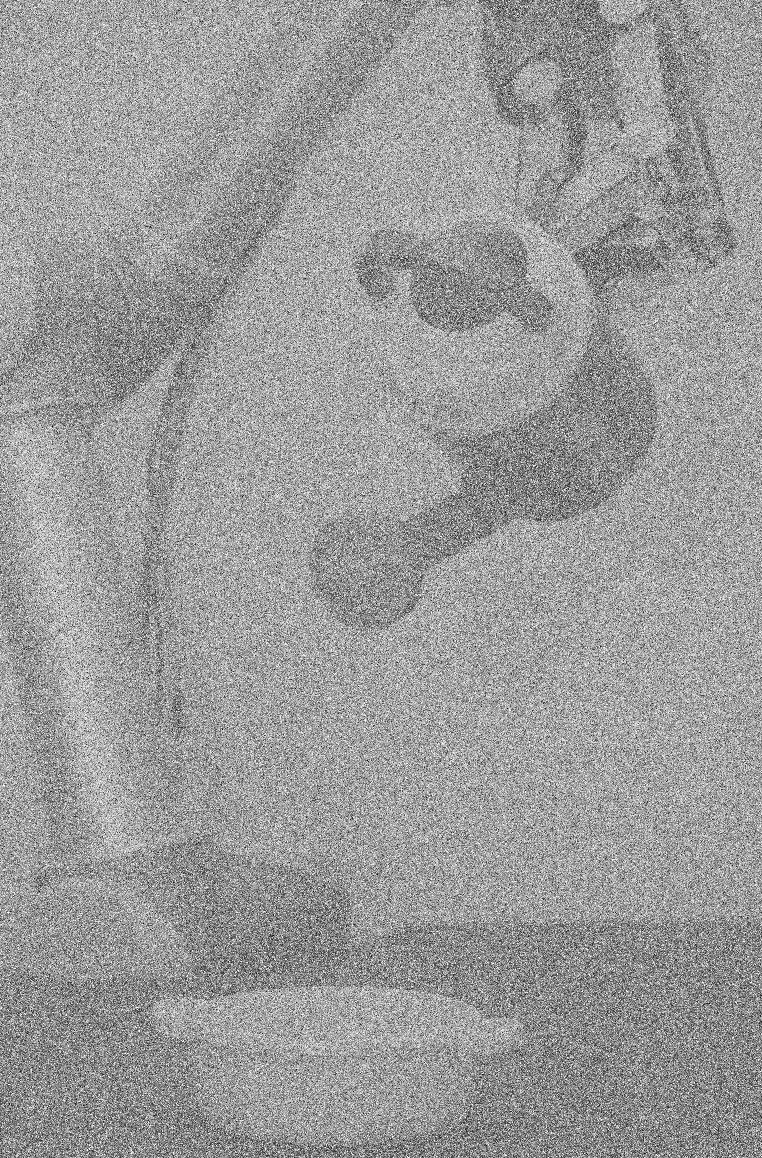
//> input picture images/Image2.png, 1524 x 2316 px (shown at 1/2 size)
$ ./main   (built with g++ and OpenCV 4)
//> lines starting //> are read from the running program, lines starting //| are printed output that depends on the picture; after the words box and inside, x2 and y2 are one past the last pixel; in counts of white or black regions, pixels touching at a corner belong together
#include <iostream>
#include <opencv2/core/core.hpp>
#include <opencv2/imgproc/imgproc.hpp>
#include <opencv2/core/mat.hpp>
#include <opencv2/highgui/highgui.hpp>
#include <opencv2/features2d/features2d.hpp>
#include <algorithm>
using namespace std;

cv::Mat histogram(const cv::Mat &img){
    /// Establish the number of bins
    int histSize = 256;

    /// Set the ranges
    float range[] = { 0, 256 } ;
    const float* histRange = { range };

    bool uniform = true; bool accumulate = false;

    cv::Mat hist;

    /// Compute the histograms:
    cv::calcHist( &img, 1, nullptr, cv::Mat(), hist, 1, &histSize, &histRange, uniform, accumulate );

    // Draw the histograms for B, G and R
    int hist_w = 512; int hist_h = 400;
    int bin_w = cvRound( (double) hist_w/histSize );

    cv::Mat histImage( hist_h, hist_w, CV_8UC1, cv::Scalar(0));

    /// Normalize the result to [ 0, histImage.rows ]
    cv::normalize(hist, hist, 0, histImage.rows, cv::NORM_MINMAX, -1, cv::Mat());

    /// Draw for each channel
    for( int i = 1; i < histSize; i++ )
    {
        line(
                histImage, cv::Point( bin_w*(i-1), hist_h - cvRound(hist.at<float>(i-1)) ) ,
                cv::Point( bin_w*(i), hist_h - cvRound(hist.at<float>(i)) ),
                cv::Scalar(255), 2, 8, 0
        );
    }

    return histImage;
}

cv::Mat medianMinMax(const cv::Mat &img, const int kernelSize, uchar min = 0, uchar max = 255){
    cv::Mat out(img.rows, img.cols, CV_8UC1, cv::Scalar(0));

    std::vector<uchar> vals(kernelSize * kernelSize);
    const int kernelArm = kernelSize / 2;
    for (int y = kernelArm; y < img.rows - kernelArm; y++){
        for (int x = kernelArm; x < img.cols - kernelArm; x++){
            int i = 0;
            for (int yy = y - kernelArm; yy < y + kernelArm; yy++){
                for (int xx = x - kernelArm; xx < x + kernelArm; xx++){
                    uchar val = img.at<uchar>(yy, xx);
                    if (min <= val && val <= max) {
                        vals[i++] = val;
                    }
                }
            }
            std::sort(vals.begin(), vals.begin() + i);
            out.at<uchar>(y, x) = vals[i / 2];
        }
    }

    return out;
}

cv::Mat intensityTransformation(const cv::Mat &img, const int intensity)
{
    uchar* imgPt = img.data;
    for (int r = 0; r < img.rows; r++)
        for (int c = 0; c < img.cols; c++)
            imgPt[(r*img.cols+c)] = imgPt[(r*img.cols+c)] + intensity;

    return img;
}

cv::Mat removeBorder(const cv::Mat &img, int border)
{
    int offset_x = border;
    int offset_y = border;
    cout << offset_x << " " << offset_y << endl;

    cv::Rect roi;
    roi.x = offset_x;
    roi.y = offset_y;

    roi.width = img.size().width - (offset_x*2);
    roi.height = img.size().height - (offset_y*2);

    /* Crop the original image to the defined ROI */

    cv::Mat crop(cv::Size(img.cols - border, img.rows - border), CV_8UC1, cv::Scalar(0));
    crop = img(roi);
    return crop;
}

// [25 lines of commented-out code are left out]
int main()
{
    // Load image file
    std::string filepath = "Images/ImagesForStudents/Image2.png";
    cv::Mat img1 = cv::imread(filepath, cv::IMREAD_GRAYSCALE);
//> img1 is the input picture: 2316 rows x 1524 cols, CV_8UC1; min 0, max 255, mean 154.7
    cv::Mat img;
    cv::resize(img1, img, cv::Size((img1.cols)/3, (img1.rows)/3), cv::INTER_CUBIC);
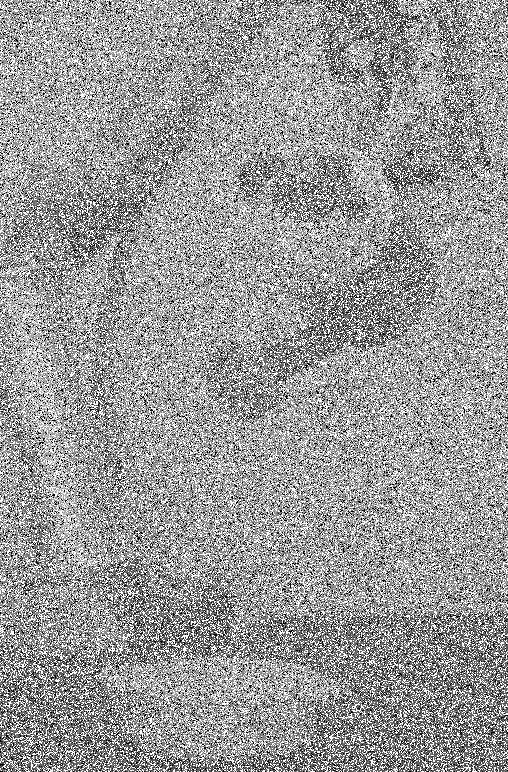
//> img: 772 rows x 508 cols, CV_8UC1; min 0, max 255, mean 154.5

    cv::imshow("image", img);

    auto hist_in = histogram(img);
//> in histogram, `cv::calcHist( &img, 1, nullptr, cv::Mat(), hist, 1, &histSize, &histRa..`: hist = 256 values, max 117355 at index 255, min 0 at index 2, mean 1531.9
//> in histogram, `cv::normalize(hist, hist, 0, histImage.rows, cv::NORM_MINMAX, -1, cv::..`: hist = 256 values, max 400 at index 255, min 0 at index 2, mean 5.22
//> after the loop in histogram, `for( int i = 1; i < histSize; i++ )`:
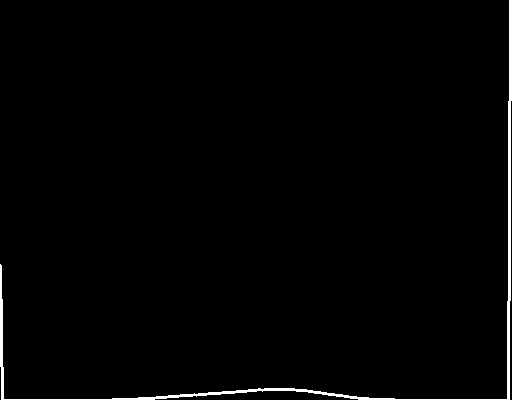
//> histImage: 400 rows x 512 cols, CV_8UC1; 1.3% white; 1 white region, box (x1, y1, x2, y2) and area: (0, 0, 512, 400) 2567
    cv::imshow("Histogram Input", hist_in);

    auto median = medianMinMax(img, 7, 5, 250);
//> after the loop in medianMinMax, `for (int y = kernelArm; y < img.rows - kernelArm; y++)`:
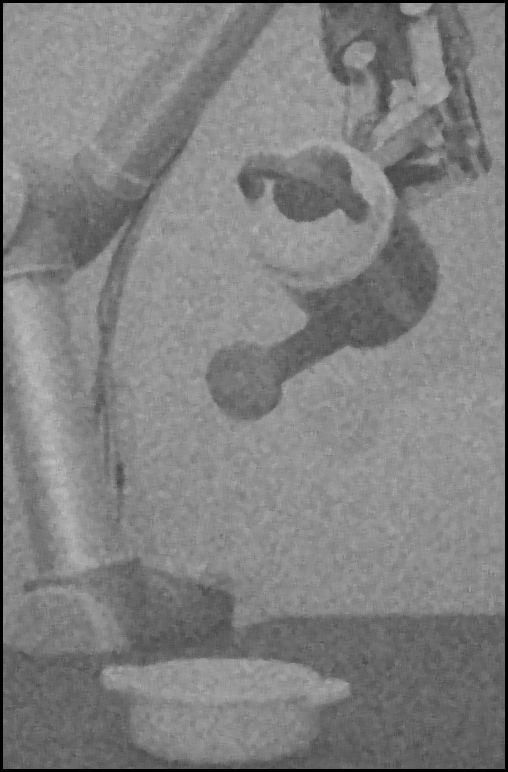
//> out: 772 rows x 508 cols, CV_8UC1; min 0, max 188, mean 128.5
//> after the loop in medianMinMax, `for (int y = kernelArm; y < img.rows - kernelArm; y++)`: vals = 49 values, max 177 at index 31, min 0 at index 33, mean 71.59
    cv::imshow("Median", median);

    auto cropped = removeBorder(median, 5);
//> in removeBorder, `crop = img(roi);`:
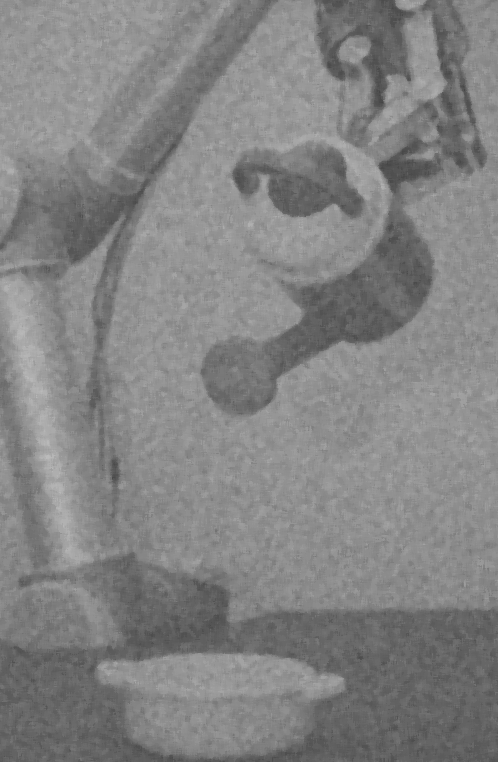
//> crop: 762 rows x 498 cols, CV_8UC1; min 68, max 188, mean 131.2

    auto hist_median = histogram(cropped);
//> in histogram (call 2), `cv::calcHist( &img, 1, nullptr, cv::Mat(), hist, 1, &histSize, &histRa..`: hist = 256 values, max 12262 at index 145, min 0 at index 0, mean 1482.3
//> in histogram (call 2), `cv::normalize(hist, hist, 0, histImage.rows, cv::NORM_MINMAX, -1, cv::..`: hist = 256 values, max 400 at index 145, min 0 at index 0, mean 48.36
//> after the loop in histogram (call 2), `for( int i = 1; i < histSize; i++ )`:
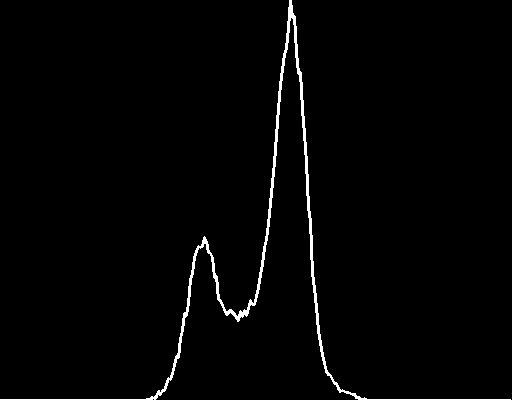
//> histImage: 400 rows x 512 cols, CV_8UC1; 1.6% white; 1 white region, box (x1, y1, x2, y2) and area: (0, 0, 511, 400) 3379
    cv::imshow("Histogram Output", hist_median);

    cv::Mat eqHist;
    cv::equalizeHist(cropped, eqHist);
    cv::Mat new_median;
    cv::medianBlur(eqHist, new_median, 5);
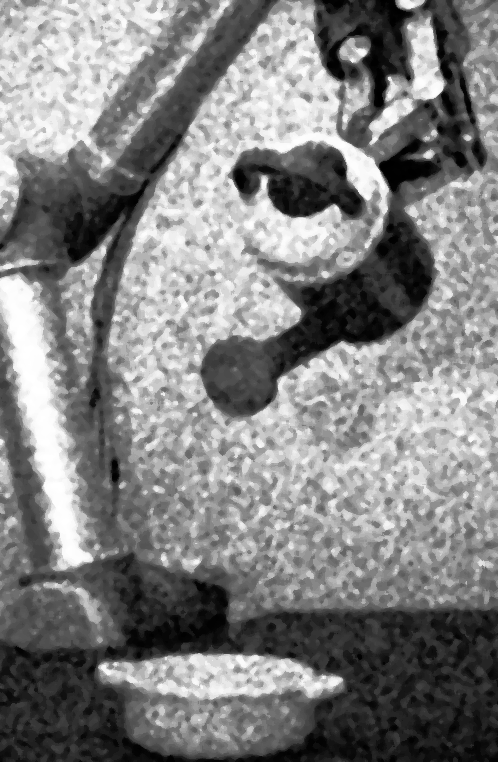
//> new_median: 762 rows x 498 cols, CV_8UC1; min 0, max 255, mean 129.6
    cv::imshow("after eq hist", new_median);

    auto hist_eq = histogram(new_median);
//> in histogram (call 3), `cv::calcHist( &img, 1, nullptr, cv::Mat(), hist, 1, &histSize, &histRa..`: hist = 256 values, max 13736 at index 179, min 0 at index 6, mean 1482.3
//> in histogram (call 3), `cv::normalize(hist, hist, 0, histImage.rows, cv::NORM_MINMAX, -1, cv::..`: hist = 256 values, max 400 at index 179, min 0 at index 6, mean 43.17
//> after the loop in histogram (call 3), `for( int i = 1; i < histSize; i++ )`:
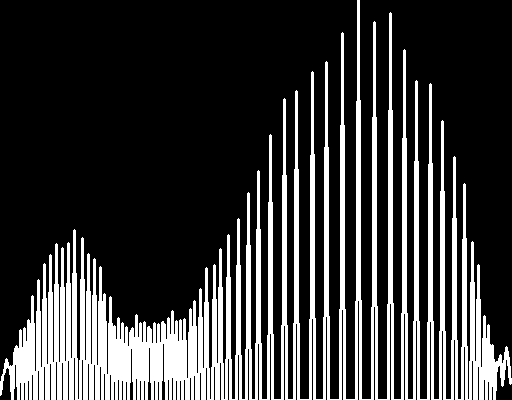
//> histImage: 400 rows x 512 cols, CV_8UC1; 23% white; 1 white region, box (x1, y1, x2, y2) and area: (0, 0, 512, 400) 47103
    cv::imshow("hist after eq hist", hist_eq);


    cv::waitKey(0);
    return 0;
}
